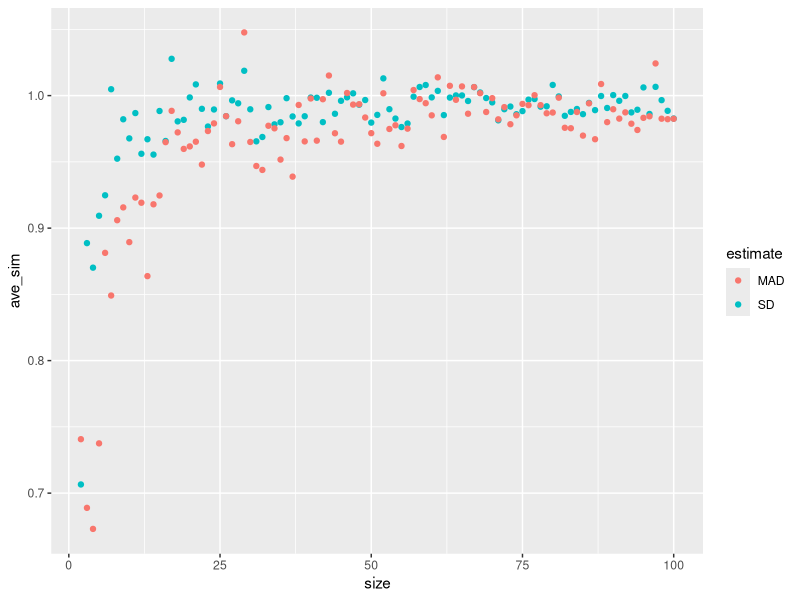

The R source for this figure:
# Load required packages --------------------------------------------------
library(tidyverse)
library(stringr)
library(broom)


# Simulation data ---------------------------------------------------------
nb_sim <- 100
sizes <- 2:100

df_sim <- tibble(
    size = rep(sizes, each = nb_sim), 
    sim = rep(1:nb_sim, length(sizes))
)

df_sim <- df_sim %>% 
    mutate(data = map(size, rnorm))

df_sim <- df_sim %>% 
    mutate(
        samp_sd = map_dbl(data, sd),
        samp_mad = map_dbl(data, mad)
    )

# Summary of the simulation
df_sum <- df_sim %>% 
    group_by(size) %>% 
    summarise(
        ave_sd = mean(samp_sd), 
        std_sd = sd(samp_sd), 
        ave_mad = mean(samp_mad), 
        std_mad = sd(samp_mad)
    )

ave_sum <- df_sum %>% 
    select(-std_sd, -std_mad) %>% 
    gather(estimate, ave_sim, ave_sd, ave_mad) %>% 
    mutate(estimate = ifelse(str_detect(estimate, "sd"), "SD", "MAD"))

sd_sum <- df_sum %>% 
    select(-ave_sd, -ave_mad) %>% 
    gather(estimate, sd_sim, std_sd, std_mad) %>% 
    mutate(estimate = ifelse(str_detect(estimate, "sd"), "SD", "MAD"))

df_sum2 <- left_join(ave_sum, sd_sum)

df_sum2 %>% ggplot(aes(size, ave_sim, colour = estimate)) + 
    geom_point()


